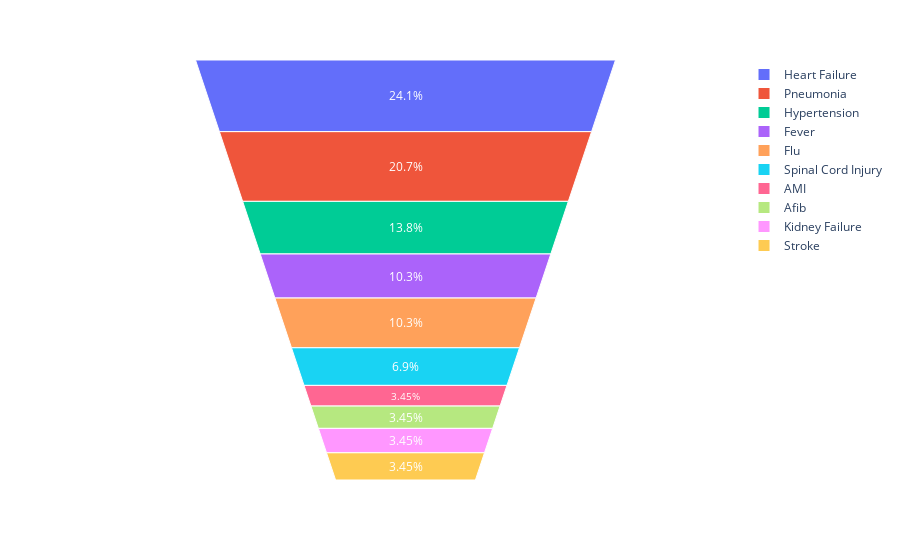

Here is the notebook cell this chart was saved with:
### Markdown cell above
<td bgcolor="yellow"><font size = "3"><b>82. Plot a funnel chart showing patient count for the different reasons for fatalities in the ICU.</font></b></td>

### Code cell
import plotly.express as px

#prepare data

data1 = dict(df_ReAd[['Service','DischargeDisposition','PrimaryDiagnosis','PatientID']].query("Service == 'ICU' & DischargeDisposition == 'Expired'").groupby('PrimaryDiagnosis')['PatientID'].nunique().sort_values(ascending=False))

PatientCount = list(data1.values())
PrimaryDiagnosis = list(data1.keys())


data = dict(
    PC = PatientCount,
    PD = PrimaryDiagnosis
)

#1 Funnel Chart plot
#fig = px.funnel(data, x='PC', y='PD',color_discrete_sequence = ['lightcoral'], opacity = 1)

#2 Funnel Area plot
fig = px.funnel_area(data, names = 'PD', values = 'PC')


fig.update_traces(textfont = {'color': 'white'})
fig.show()

### Figure 1 — Plotly figure (JSON) as saved in the notebook; plotly's stock layout.template omitted (floating-point values rounded to 4 significant figures)
{"data": [{"domain": {"x": [0, 1], "y": [0, 1]}, "hovertemplate": "PD=%{label}<br>PC=%{value}<extra></extra>", "labels": ["Heart Failure", "Pneumonia", "Hypertension", "Fever", "Flu", "Spinal Cord Injury", "AMI", "Afib", "Kidney Failure", "Stroke"], "legendgroup": "", "name": "", "showlegend": true, "textfont": {"color": "white"}, "type": "funnelarea", "values": [7, 6, 4, 3, 3, 2, 1, 1, 1, 1]}], "layout": {"legend": {"tracegroupgap": 0}, "margin": {"t": 60}}}
